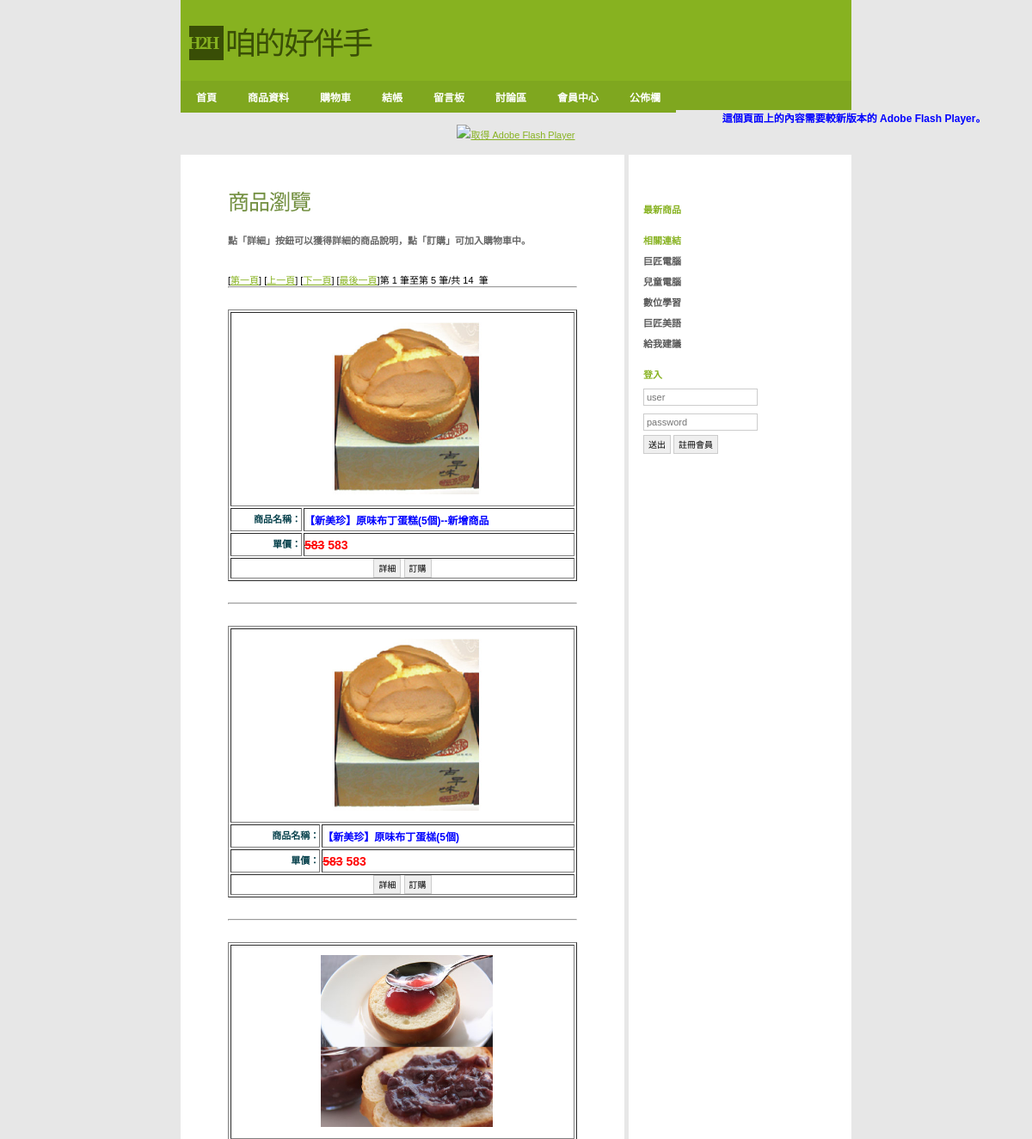
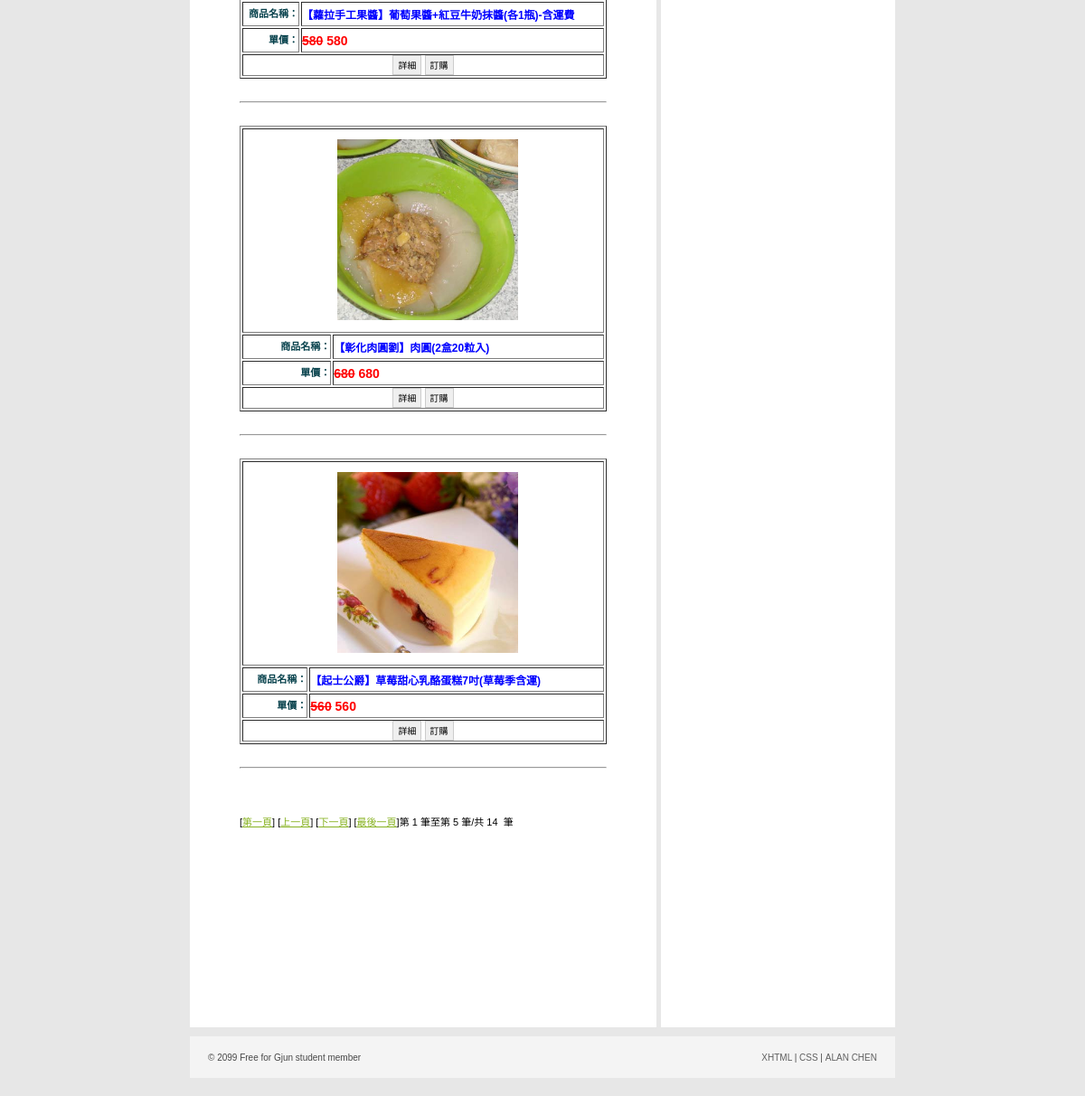
The app's page /Shop/product.php with its own data (2 pictures, top to bottom).
### tables this page shows
CREATE TABLE `product` (
  `id` int(11) NOT NULL COMMENT '產品編號',
  `name` varchar(200) NOT NULL COMMENT '產品名稱',
  `introduce` text COMMENT '產品內容',
  `price` int(11) DEFAULT '0' COMMENT '產品單價',
  `qty` int(11) DEFAULT '0' COMMENT '產品庫存量',
  `state` tinyint(1) DEFAULT '1' COMMENT '產品上架否'
);

### Shop/product.php (the view, shortened to what this page needs)
<?php require_once('../Connections/shop.php'); ?>
<?php
$currentPage = $_SERVER["PHP_SELF"];
$maxRows_productList = 5;
$pageNum_productList = 0;
$startRow_productList = $pageNum_productList * $maxRows_productList;
$query_productList = "SELECT * FROM product WHERE `state` = 1 ORDER BY id DESC";
$query_limit_productList = sprintf("%s LIMIT %d, %d", $query_productList, $startRow_productList, $maxRows_productList);
$productList = mysql_query($query_limit_productList, $shop) or die(mysql_error());
$row_productList = mysql_fetch_assoc($productList);
if (isset($_GET['totalRows_productList'])) {
  $totalRows_productList = $_GET['totalRows_productList'];
} else {
  $all_productList = mysql_query($query_productList);
  $totalRows_productList = mysql_num_rows($all_productList);
}
$totalPages_productList = ceil($totalRows_productList/$maxRows_productList)-1;
$queryString_productList = "";
$queryString_productList = sprintf("&totalRows_productList=%d%s", $totalRows_productList, $queryString_productList);
 session_start();?>
<!DOCTYPE html PUBLIC "-//W3C//DTD XHTML 1.0 Strict//EN"
"http://www.w3.org/TR/xhtml1/DTD/xhtml1-strict.dtd">
<html xmlns="http://www.w3.org/1999/xhtml">
<head>
<link rel="stylesheet" href="../css/styles.css" media="all" type="text/css" />
</head>
<body>
  <div id="header">
      <div class="subContainer">
            <div id="logo">
            <div id="box">H2H</div>
            <p>咱的好伴手</p>
            </div>
    </div>
</div>
<div id="navigation">
	<ul id="sddm">
        <li><a href="index.php">首頁</a></li>
        <li><a href="product.php">商品資料</a></li>
        <li><a href="cart.php">購物車</a></li>
        <li><a href="checkOut.php">結帳</a></li>
        <li><a href="guestBook.php">留言板</a></li>
        <li><a href="titleView.php">討論區</a></li>
	    <li><a href="#"
        onmouseover="mopen('m1')"
        onmouseout="mclosetime()">會員中心</a>
    	</li>
	    <li><a href="#"
        onmouseover="mopen('m2')"
        onmouseout="mclosetime()">公佈欄</a>
    	</li>
		</ul>
</div>
<object id="FlashID" classid="clsid:D27CDB6E-AE6D-11cf-96B8-444553540000" width="780" height="120">
    <object type="application/x-shockwave-flash" data="../Scripts/pic.swf" width="780" height="120">
      <div>
        <h4>這個頁面上的內容需要較新版本的 Adobe Flash Player。</h4>
        <p><a href="http://www.adobe.com/go/getflashplayer"><img src="http://www.adobe.com/images/shared/download_buttons/get_flash_player.gif" alt="取得 Adobe Flash Player" width="112" height="33" /></a></p>
      </div>
    </object>
  </object>
<div id="container">
  <div id="primaryContent">
    <h2>商品瀏覽</h2>
	<h3>點「詳細」按鈕可以獲得詳細的商品說明，點「訂購」可加入購物車中。</h3>
    <p>&nbsp;</p>
     [<a href="<?php printf("%s?pageNum_productList=%d%s", $currentPage, 0, $queryString_productList); ?>">第一頁</a>]
        [<a href="<?php printf("%s?pageNum_productList=%d%s", $currentPage, max(0, $pageNum_productList - 1), $queryString_productList); ?>">上一頁</a>]
        [<a href="<?php printf("%s?pageNum_productList=%d%s", $currentPage, min($totalPages_productList, $pageNum_productList + 1), $queryString_productList); ?>">下一頁</a>]
        [<a href="<?php printf("%s?pageNum_productList=%d%s", $currentPage, $totalPages_productList, $queryString_productList); ?>">最後一頁</a>]第 <?php echo ($startRow_productList + 1) ?> 筆至第 <?php echo min($startRow_productList + $maxRows_productList, $totalRows_productList) ?> 筆/共 <?php echo $totalRows_productList ?>  筆
        <hr>
        <p>&nbsp;</p>
    <?php do { ?>
      <table border="1" width="100%">
        <tr>
          <td colspan="2" align="center">
            <a href="productDetail.php?id=<?php echo $row_productList['id']; ?>"><img src="picture/<?php echo $row_productList['id']; ?>.jpg" alt="" width="200"></a>
          </td>
          </tr>
        <tr>
          <th align="right"><p>商品名稱：</p></th>
          <td><h4><?php echo $row_productList['name']; ?></h4></td>
          </tr>
        <tr>
          <th align="right"><p>單價：</p></th>
          <td><h5><del><?php echo $row_productList['price']; ?></del> <?php echo $row_productList['price']; ?></h5></td>
          </tr>
        <tr>
          <td colspan="2" align="center">
            <button onclick="location.href='productDetail.php?id=<?php echo $row_productList['id']; ?>'">詳細</button>
            <button onclick="location.href='cart.php?id=<?php echo $row_productList['id']; ?>&add=additem'">訂購</button>
            </td>
          </tr>
      </table>
      <p>&nbsp;</p>
      <hr>
      <p>&nbsp;</p>
      <?php } while ($row_productList = mysql_fetch_assoc($productList)); ?>
    <p>&nbsp;</p>
     [<a href="<?php printf("%s?pageNum_productList=%d%s", $currentPage, 0, $queryString_productList); ?>">第一頁</a>]
        [<a href="<?php printf("%s?pageNum_productList=%d%s", $currentPage, max(0, $pageNum_productList - 1), $queryString_productList); ?>">上一頁</a>]
        [<a href="<?php printf("%s?pageNum_productList=%d%s", $currentPage, min($totalPages_productList, $pageNum_productList + 1), $queryString_productList); ?>">下一頁</a>]
        [<a href="<?php printf("%s?pageNum_productList=%d%s", $currentPage, $totalPages_productList, $queryString_productList); ?>">最後一頁</a>]第 <?php echo ($startRow_productList + 1) ?> 筆至第 <?php echo min($startRow_productList + $maxRows_productList, $totalRows_productList) ?> 筆/共 <?php echo $totalRows_productList ?>  筆
	<p>&nbsp;</p>
    <p>&nbsp;</p>
    <p>&nbsp;</p>
    <p>&nbsp;</p>
    <p>&nbsp;</p>
    <p>&nbsp;</p>
    <p>&nbsp;</p>
    <p>&nbsp;</p>
  </div>
  <div id="secondaryContent">
    <p>&nbsp;</p>
    <h3>最新商品</h3>
    <h3>相關連結</h3>
    <ul class="links">
      <li><a href="http://www.pcschool.com.tw/">巨匠電腦</a></li>
      <li><a href="http://kid.pcschool.com.tw/">兒童電腦</a></li>
      <li><a href="http://www.soeasyedu.com.tw/">數位學習</a></li>
      <li><a href="http://www.soeasyedu.com.tw/">巨匠美語</a></li>
      <li><a href="http://www.off.com.tw/weiblog">給我建議</a>
    </ul>
    <?php if(!isset($_SESSION['MM_Username'])){?>
    <h3>登入</h3>
    <form action="loginCheck.php" method="post">
      <p>
        <input value="" name="user" placeholder="user" />
      </p>
      <p>
        <input name="password" type="password" value="" placeholder="password" />
      </p>
        <button type="submit">送出</button>
        <button type="button" onclick="location.href='registerUser.php'">註冊會員</button>
    </form>
    <?php }?>
  </div>
        <br class="clear" />
</div>
    <div id="footer">
        <ul>
            <li id="copyright">&copy; 2099 Free for Gjun student member</li>
            <li id="links">
                <ul>
                    <li><a href="#">XHTML</a> |</li>
                    <li><a href="#">CSS</a> |</li>
                    <li><a href="http://gjun.tw">ALAN CHEN</a></li>
                </ul>
            </li>
        </ul>
    </div>
</body>
</html>

### css/styles.css (style rules this page uses)
* { margin:0; padding:0; font-family:Verdana, Arial, Helvetica, sans-serif; }
body, html { margin:0; padding:0; background:#e7e7e7; text-align:center; margin-bottom:10px; }
h2 { font-family:'Georgia'; font-size:25px; letter-spacing:-1px; margin-top:15px; margin-bottom:20px; font-weight:normal; color:#718e3e; }
h3 { font-size:11px; font-weight:bold; color:#666; margin:5px 0; }
h4 { font-size:12px; color:#00F; }
h5 { font-size:14px; color:#F00; }
p { color:#043f4a; font-size:11px; line-height:25px; }
a { color:#87B220; text-decoration:underline; }
#container { width:780px; margin:10px auto; padding:0; background:#fff; text-align:left; }
#logo { margin:0; padding:0px; }
#logo #box { float:left; clear:none; height:40px; width:40px; margin:0 0 0 10px; padding:0px; background:#394E06; color:#87B220; font-family:Georgia, "Times New Roman", Times, serif; font-weight:bold; font-size:20px; line-height:40px; letter-spacing:-2px; text-indent:-2px; }
#logo p { float:left; clear:none; height:40px; width:260px; margin:0; padding:0; color:#394E06; font-family:Georgia, "Times New Roman", Times, serif; font-weight:normal; font-size:36px; text-indent:2px; line-height:43px; letter-spacing:-2px; font-style: normal; }
.subContainer, #navigation ul { width:780px; margin:0 auto; }
#header { text-align:left; margin:0 auto; padding:30px 0 0 0px; height:64px; background:#87b220; width: 780px; }
#navigation { margin:0 auto; padding:0; background:#7fa71f; height:34px; width: 780px; list-style:none; }
#navigation li { float:left; clear:none; list-style:none; }
#navigation li a { color:#fff; display:block; font-size:12px; text-decoration:none; font-weight:bold; padding:10px 18px; }
input { background-color: #FFF; color: #999999; border: 1px solid #CCC; font-size: 11px; padding: 3px; width:125px; }
button { background-color:#EFEFEF; line-height:13px; color: #000; border: 1px solid #CCC; font-size: 10px; height:22px; margin: 0; padding: 0 5px; }
form p { padding:2px 0; }
img { border:0; }
#primaryContent { width:406px; padding:20px 55px; border-right:5px solid #e7e7e7; font-size:11px; float:left; clear:none; }
#primaryContent img { clear:none; margin:10px; margin-right:0; padding:1px; border: 0px solid #E7E7E7; }
#secondaryContent { width:228px; padding:10px 14px; font-size:11px; float:right; clear:none; }
#secondaryContent h3 { color:#87b220; margin-top:20px; }
#secondaryContent ul { list-style:none; }
#secondaryContent li { list-style:none; padding-left:20px; margin:8px 0; background:url('../images/tiny_bullet.png') left bottom no-repeat; }
#secondaryContent li a { color:#575757; font-weight:bold; text-decoration:none; }
#secondaryContent .links li { padding-left:0px; margin:8px 0; background:none; }
#footer { margin:0 auto; margin-bottom:10px; height:10px; padding:18px 20px; clear:both; width:740px; text-align:left; font-size:10px; color:#484848; background:#f4f4f4; }
#footer ul { list-style:none; }
#footer li { list-style:none; display:inline; }
#footer #copyright { float:left; clear:none; }
#footer #links { float:right; clear:none; }
#footer a { color:#606060; text-decoration:none; }
#sddm { margin:0 auto; padding:0; background:#7fa71f; height:34px; width: 780px; list-style:none; }
#sddm li { float:left; clear:none; list-style:none; }
#sddm li a { color:#fff; background:#7fa71f; display:block; font-size:12px; text-decoration:none; font-weight:bold; padding:10px 18px; }
#sddm a { background:url('../images/nav_bg.gif'); }

### records on screen
product: name "【新美珍】原味布丁蛋糕(5個)--新增商品", price "583"
product: name "【新美珍】原味布丁蛋榚(5個)", price "583"
product: shows a picture, name "【蘿拉手工果醬】葡萄果醬+紅豆牛奶抹醬(各1瓶)-含運費", price "580"
product: shows a picture, name "【彰化肉圓劉】肉圓(2盒20粒入)", price "680"
product: shows a picture, name "【起士公爵】草莓甜心乳酪蛋糕7吋(草莓季含運)", price "560"

### other values on screen
$startRow_productList + 1 "1"
$totalRows_productList "14"
